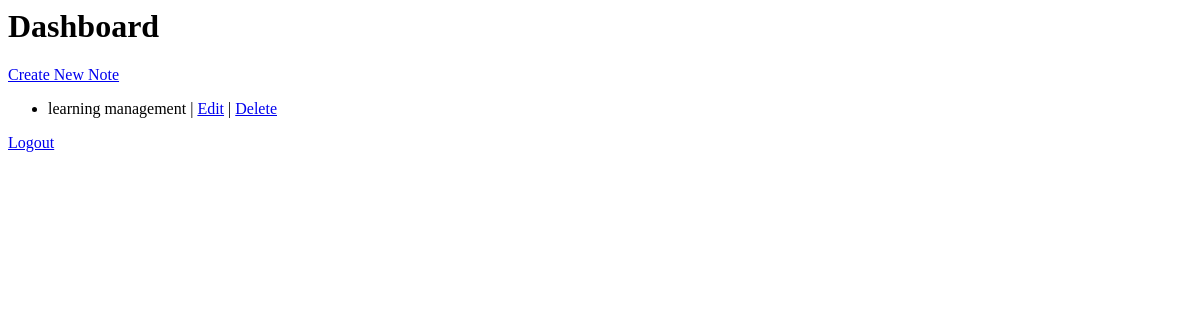
Before: /dashboard/ (signed in) with the older database file.
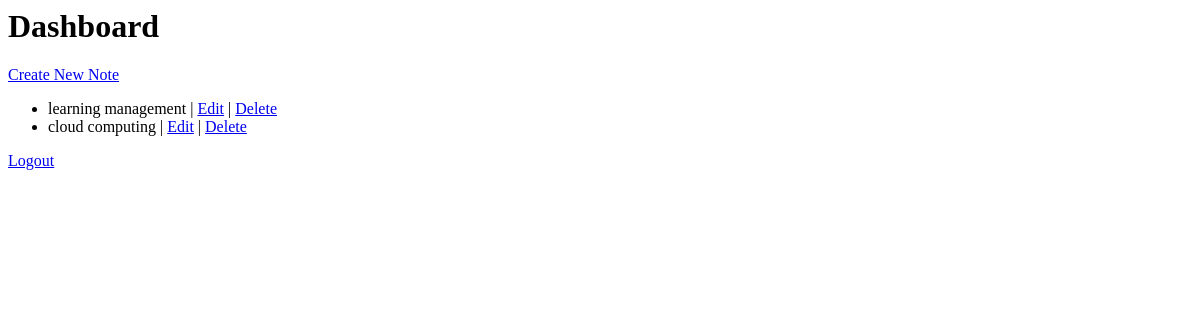
After: the same page with the newer database file.
### app/models.py (models this page shows, shortened)
class Item(models.Model):
    user = models.ForeignKey(User, on_delete=models.CASCADE)
    title = models.CharField(max_length=200)

### app/views.py (the view)
# urls.py: path('dashboard/', views.dashboard_view, name='dashboard'),
def dashboard_view(request):
    if not request.user.is_authenticated:
        return redirect("login")
    items = Item.objects.filter(user=request.user)
    return render(request, "dashboard.html", {"items": items})

### app/templates/dashboard.html
<h1>Dashboard</h1>
<a href="{% url 'create' %}">Create New Note</a>
<ul>
{% for item in items %}
    <li>
        {{ item.title }} |
        <a href="{% url 'update' item.id %}">Edit</a> |
        <a href="{% url 'delete' item.id %}">Delete</a>
    </li>
{% empty %}
    <li>No notes found.</li>
{% endfor %}
</ul>
<p><a href="{% url 'logout' %}">Logout</a></p>

Changed rows visible on the page:
added Item: title "cloud computing"
